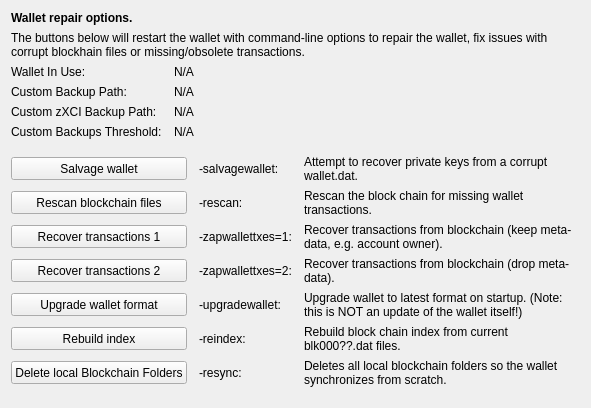
     <widget class="QWidget" name="tab_repair">
      <attribute name="title">
       <string>&amp;Wallet Repair</string>
      </attribute>
      <layout class="QGridLayout" name="gridLayout_4" columnstretch="0,0,0,0">
       <property name="horizontalSpacing">
        <number>12</number>
       </property>
       <item row="0" column="0" colspan="4">
        <widget class="QLabel" name="label_repair_header">
         <property name="font">
          <font>
           <weight>75</weight>
           <bold>true</bold>
          </font>
         </property>
         <property name="text">
          <string>Wallet repair options.</string>
         </property>
        </widget>
       </item>
       <item row="1" column="0" colspan="4">
        <widget class="QLabel" name="label_repair_helptext">
         <property name="font">
          <font>
           <weight>50</weight>
           <bold>false</bold>
          </font>
         </property>
         <property name="text">
          <string>The buttons below will restart the wallet with command-line options to repair the wallet, fix issues with corrupt blockhain files or missing/obsolete transactions.</string>
         </property>
         <property name="wordWrap">
          <bool>true</bool>
         </property>
        </widget>
       </item>
       <item row="2" column="0">
        <widget class="QLabel" name="wallet_path_label">
         <property name="text">
          <string>Wallet In Use:</string>
         </property>
        </widget>
       </item>
       <item row="2" column="1" colspan="3">
        <widget class="QLabel" name="wallet_path">
         <property name="cursor">
          <cursorShape>IBeamCursor</cursorShape>
         </property>
         <property name="text">
          <string>N/A</string>
         </property>
         <property name="textFormat">
          <enum>Qt::PlainText</enum>
         </property>
         <property name="textInteractionFlags">
          <set>Qt::LinksAccessibleByMouse|Qt::TextSelectableByKeyboard|Qt::TextSelectableByMouse</set>
         </property>
        </widget>
       </item>
       <item row="3" column="0">
        <widget class="QLabel" name="wallet_custombackuppath_label">
         <property name="text">
          <string>Custom Backup Path:</string>
         </property>
         <property name="visible">
          <bool>false</bool>
         </property>
        </widget>
       </item>
       <item row="3" column="1" colspan="3">
        <widget class="QLabel" name="wallet_custombackuppath">
         <property name="cursor">
          <cursorShape>IBeamCursor</cursorShape>
         </property>
         <property name="text">
          <string>N/A</string>
         </property>
         <property name="textFormat">
          <enum>Qt::PlainText</enum>
         </property>
         <property name="textInteractionFlags">
          <set>Qt::LinksAccessibleByMouse|Qt::TextSelectableByKeyboard|Qt::TextSelectableByMouse</set>
         </property>
         <property name="visible">
          <bool>false</bool>
         </property>
        </widget>
       </item>
       <item row="4" column="0">
        <widget class="QLabel" name="wallet_customzpivbackuppath_label">
         <property name="text">
          <string>Custom zXCI Backup Path:</string>
         </property>
         <property name="visible">
          <bool>false</bool>
         </property>
        </widget>
       </item>
       <item row="4" column="1" colspan="3">
        <widget class="QLabel" name="wallet_customzpivbackuppath">
         <property name="cursor">
          <cursorShape>IBeamCursor</cursorShape>
         </property>
         <property name="text">
          <string>N/A</string>
         </property>
         <property name="textFormat">
          <enum>Qt::PlainText</enum>
         </property>
         <property name="textInteractionFlags">
          <set>Qt::LinksAccessibleByMouse|Qt::TextSelectableByKeyboard|Qt::TextSelectableByMouse</set>
         </property>
         <property name="visible">
          <bool>false</bool>
         </property>
        </widget>
       </item>
       <item row="5" column="0">
        <widget class="QLabel" name="wallet_custombackupthreshold_label">
         <property name="text">
          <string>Custom Backups Threshold:</string>
         </property>
         <property name="visible">
          <bool>false</bool>
         </property>
        </widget>
       </item>
       <item row="5" column="1" colspan="3">
        <widget class="QLabel" name="wallet_custombackupthreshold">
         <property name="cursor">
          <cursorShape>IBeamCursor</cursorShape>
         </property>
         <property name="text">
          <string>N/A</string>
         </property>
         <property name="textFormat">
          <enum>Qt::PlainText</enum>
         </property>
         <property name="textInteractionFlags">
          <set>Qt::LinksAccessibleByMouse|Qt::TextSelectableByKeyboard|Qt::TextSelectableByMouse</set>
         </property>
         <property name="visible">
          <bool>false</bool>
         </property>
        </widget>
       </item>
       <item row="6" column="0">
        <spacer name="verticalSpacer_repair1">
         <property name="orientation">
          <enum>Qt::Vertical</enum>
         </property>
         <property name="sizeHint" stdset="0">
          <size>
           <width>10</width>
           <height>10</height>
          </size>
         </property>
        </spacer>
       </item>
       <item row="7" column="0" colspan="2">
        <widget class="QPushButton" name="btn_salvagewallet">
         <property name="minimumSize">
          <size>
           <width>100</width>
           <height>23</height>
          </size>
         </property>
         <property name="text">
          <string>Salvage wallet</string>
         </property>
        </widget>
       </item>
       <item row="7" column="2">
        <widget class="QLabel" name="label_repair_salvage_command">
         <property name="text">
          <string notr="true">-salvagewallet:</string>
         </property>
        </widget>
       </item>
       <item row="7" column="3">
        <widget class="QLabel" name="label_repair_salvage">
         <property name="text">
          <string>Attempt to recover private keys from a corrupt wallet.dat.</string>
         </property>
         <property name="wordWrap">
          <bool>true</bool>
         </property>
        </widget>
       </item>
       <item row="8" column="0" colspan="2">
        <widget class="QPushButton" name="btn_rescan">
         <property name="minimumSize">
          <size>
           <width>100</width>
           <height>23</height>
          </size>
         </property>
         <property name="text">
          <string>Rescan blockchain files</string>
         </property>
        </widget>
       </item>
       <item row="8" column="2">
        <widget class="QLabel" name="label_repair_rescan_command">
         <property name="text">
          <string notr="true">-rescan:</string>
         </property>
        </widget>
       </item>
       <item row="8" column="3">
        <widget class="QLabel" name="label_repair_rescan">
         <property name="text">
          <string>Rescan the block chain for missing wallet transactions.</string>
         </property>
         <property name="wordWrap">
          <bool>true</bool>
         </property>
        </widget>
       </item>
       <item row="9" column="0" colspan="2">
        <widget class="QPushButton" name="btn_zapwallettxes1">
         <property name="minimumSize">
          <size>
           <width>100</width>
           <height>23</height>
          </size>
         </property>
         <property name="text">
          <string>Recover transactions 1</string>
         </property>
        </widget>
       </item>
       <item row="9" column="2">
        <widget class="QLabel" name="label_repair_zap1_command">
         <property name="text">
          <string notr="true">-zapwallettxes=1:</string>
         </property>
        </widget>
       </item>
       <item row="9" column="3">
        <widget class="QLabel" name="label_repair_zap1">
         <property name="text">
          <string>Recover transactions from blockchain (keep meta-data, e.g. account owner).</string>
         </property>
         <property name="wordWrap">
          <bool>true</bool>
         </property>
        </widget>
       </item>
       <item row="10" column="0" colspan="2">
        <widget class="QPushButton" name="btn_zapwallettxes2">
         <property name="minimumSize">
          <size>
           <width>100</width>
           <height>23</height>
          </size>
         </property>
         <property name="text">
          <string>Recover transactions 2</string>
         </property>
        </widget>
       </item>
       <item row="10" column="2">
        <widget class="QLabel" name="label_repair_zap2_command">
         <property name="text">
          <string notr="true">-zapwallettxes=2:</string>
         </property>
        </widget>
       </item>
       <item row="10" column="3">
        <widget class="QLabel" name="label_repair_zap2">
         <property name="text">
          <string>Recover transactions from blockchain (drop meta-data).</string>
         </property>
         <property name="wordWrap">
          <bool>true</bool>
         </property>
        </widget>
       </item>
       <item row="11" column="0" colspan="2">
        <widget class="QPushButton" name="btn_upgradewallet">
         <property name="minimumSize">
          <size>
           <width>100</width>
           <height>23</height>
          </size>
         </property>
         <property name="text">
          <string>Upgrade wallet format</string>
         </property>
        </widget>
       </item>
       <item row="11" column="2">
        <widget class="QLabel" name="label_repair_upgrade_command">
         <property name="text">
          <string notr="true">-upgradewallet:</string>
         </property>
        </widget>
       </item>
       <item row="11" column="3">
        <widget class="QLabel" name="label_repair_upgrade">
         <property name="text">
          <string>Upgrade wallet to latest format on startup. (Note: this is NOT an update of the wallet itself!)</string>
         </property>
         <property name="wordWrap">
          <bool>true</bool>
         </property>
        </widget>
       </item>
       <item row="12" column="0" colspan="2">
        <widget class="QPushButton" name="btn_reindex">
         <property name="minimumSize">
          <size>
           <width>100</width>
           <height>23</height>
          </size>
         </property>
         <property name="text">
          <string>Rebuild index</string>
         </property>
        </widget>
       </item>
       <item row="12" column="2">
        <widget class="QLabel" name="label_repair_reindex_command">
         <property name="text">
          <string notr="true">-reindex:</string>
         </property>
        </widget>
       </item>
       <item row="12" column="3">
        <widget class="QLabel" name="label_repair_reindex">
         <property name="text">
          <string>Rebuild block chain index from current blk000??.dat files.</string>
         </property>
         <property name="wordWrap">
          <bool>true</bool>
         </property>
        </widget>
       </item>
       <item row="13" column="0" colspan="2">
        <widget class="QPushButton" name="btn_resync">
         <property name="minimumSize">
          <size>
           <width>100</width>
           <height>23</height>
          </size>
         </property>
         <property name="text">
          <string>Delete local Blockchain Folders</string>
         </property>
        </widget>
       </item>
       <item row="13" column="2">
        <widget class="QLabel" name="label_repair_resync_command">
         <property name="text">
          <string>-resync:</string>
         </property>
        </widget>
       </item>
       <item row="13" column="3">
        <widget class="QLabel" name="label_repair_resync">
         <property name="text">
          <string>Deletes all local blockchain folders so the wallet synchronizes from scratch.</string>
         </property>
         <property name="wordWrap">
          <bool>true</bool>
         </property>
        </widget>
       </item>
       <item row="14" column="0">
        <spacer name="verticalSpacer_repair2">
         <property name="orientation">
          <enum>Qt::Vertical</enum>
         </property>
         <property name="sizeHint" stdset="0">
          <size>
           <width>20</width>
           <height>10</height>
          </size>
         </property>
        </spacer>
       </item>
      </layout>
     </widget>
